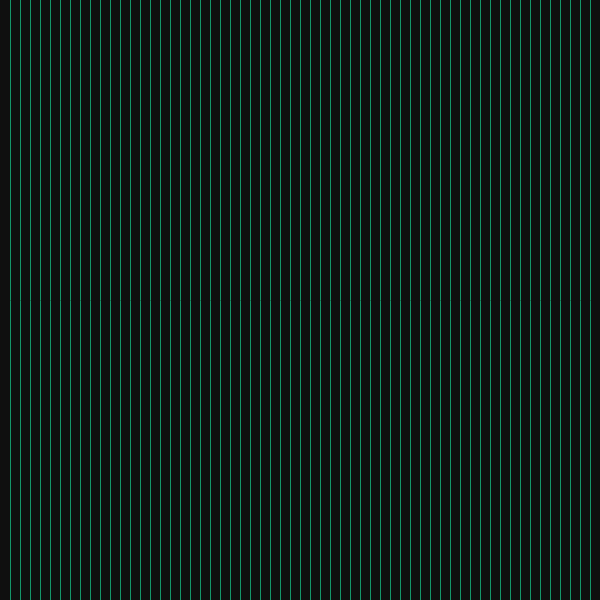
Frame 1 (no input)
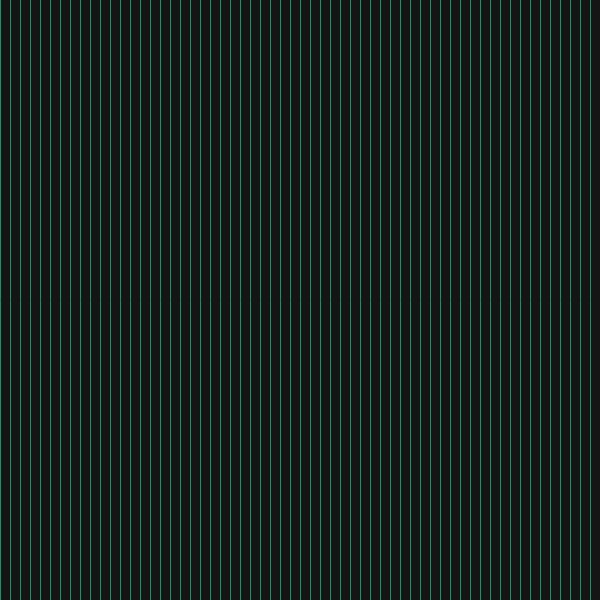
Frame 60 (the mouse pressed at the canvas centre just before this capture)
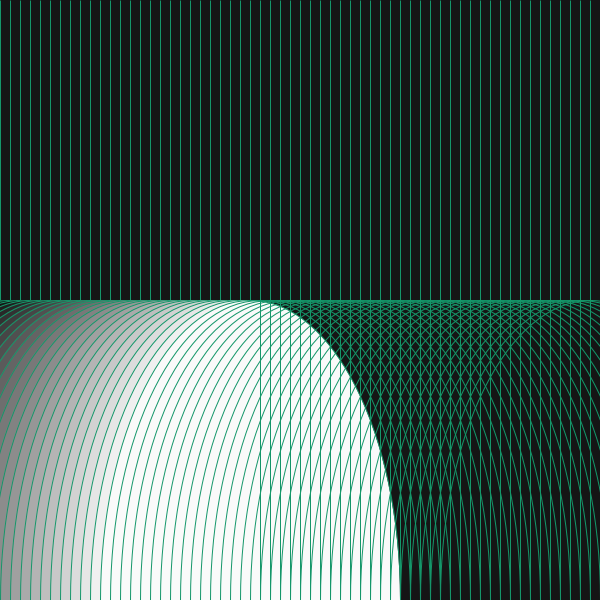
Frame 120 (the mouse held since frame 60 and released just before this capture)

The Processing sketch that drew these frames (run headless with seeded random() and noise(); from frame 60 on, the mouse is pressed at the canvas centre):

// Processing sketch: processing_80335
// ── processing_80335.pde

int posicion1=15;
int posicion2=20;

void setup(){
  size(600, 600);
  noStroke();
}
void draw(){
  background(posicion1);
  int i = 0;
  while (i < 600){
    fill(i);
    ellipse(i, mouseY, 0, height);
    ellipse(i, 600, mouseX, height);
    i = i + 10;
    stroke (posicion2,150,105);
    posicion1=(posicion2+1)%200;
  }
}
